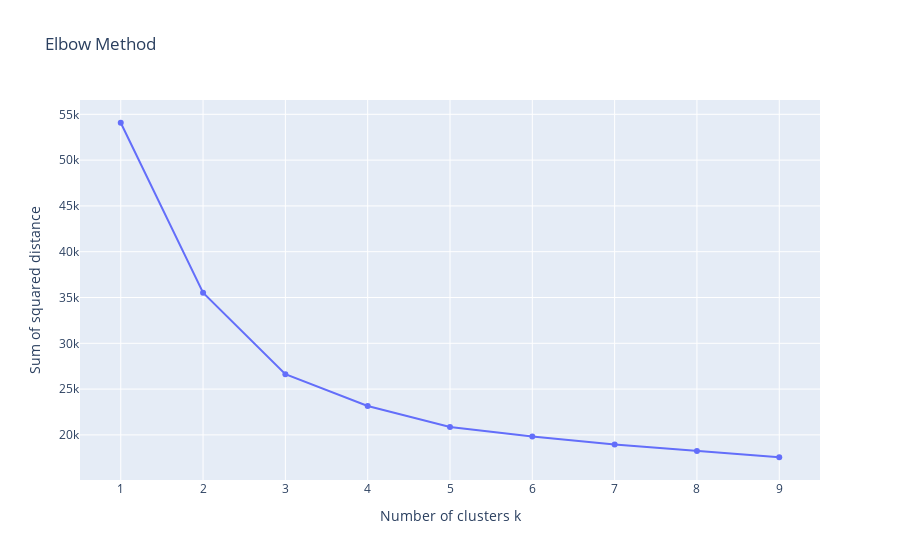

The notebook cell this image was saved under:
### Code cell
from sklearn.cluster import KMeans
import plotly.graph_objects as go

sse = []
list_k = list(range(1, 10))

for k in list_k:
    km = KMeans(n_clusters=k)
    km.fit(df_normalized)
    sse.append(km.inertia_)

fig = go.Figure(data=go.Scatter(x=list_k, y=sse, mode='lines+markers'))
fig.update_layout(title='Elbow Method', xaxis_title='Number of clusters k', yaxis_title='Sum of squared distance')
fig.show()

### Figure 1 — Plotly figure (JSON) as saved in the notebook; plotly's stock layout.template omitted (floating-point values rounded to 4 significant figures)
{"data": [{"mode": "lines+markers", "type": "scatter", "x": [1, 2, 3, 4, 5, 6, 7, 8, 9], "y": [54080.0, 35520.0, 26630.0, 23160.0, 20860.0, 19830.0, 18940.0, 18240.0, 17560.0]}], "layout": {"title": {"text": "Elbow Method"}, "xaxis": {"title": {"text": "Number of clusters k"}}, "yaxis": {"title": {"text": "Sum of squared distance"}}}}
